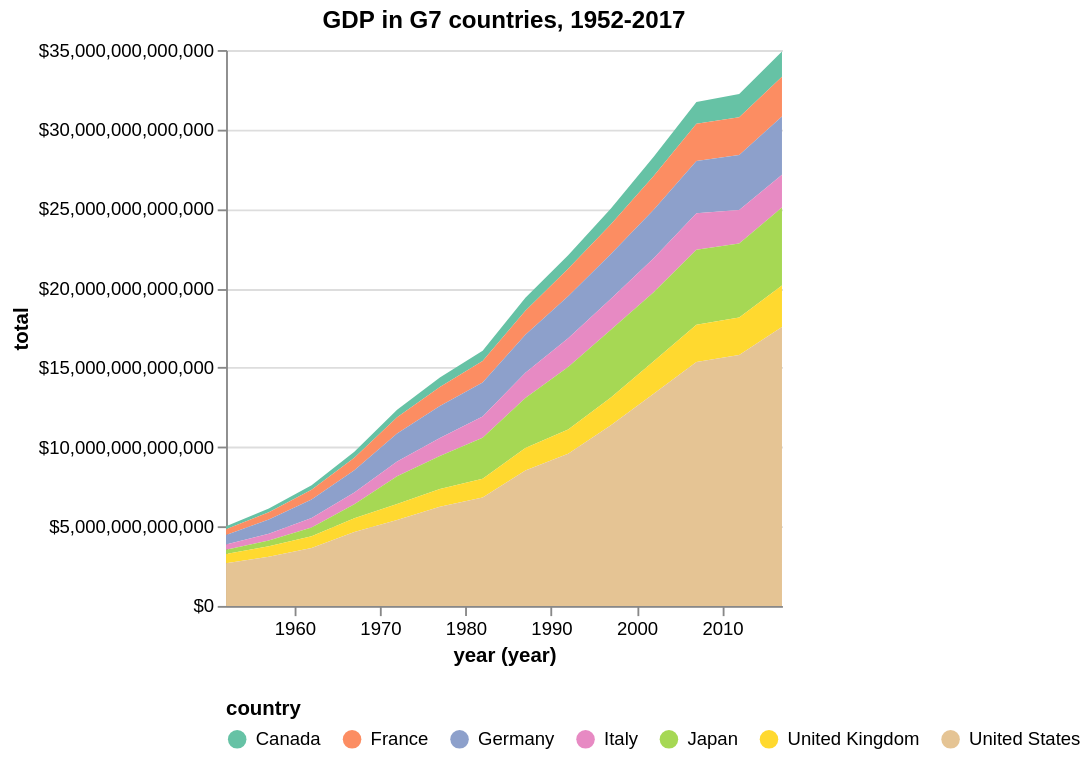

Specify this chart in Vega-Lite:
### Vega-Lite specification from a JSON file in a GitHub repository (floating-point values rounded to 4 significant figures; data arrays with more than 128 entries replaced by an {"elided": "..."} marker saying what was removed)
{"$schema": "https://vega.github.io/schema/vega-lite/v5.json", "description": "Stacked area chart", "title": {"text": "GDP in G7 countries, 1952-2017"}, "data": {"values": {"elided": "2618 records"}, "format": {"parse": {"country": "string", "year": "date"}}}, "transform": [{"filter": {"field": "country", "oneOf": ["Canada", "France", "Germany", "Italy", "Japan", "United Kingdom", "United States"]}}, {"calculate": "datum.pop*datum.gdpPercap", "as": "gdp"}, {"aggregate": [{"op": "sum", "field": "gdp", "as": "total"}], "groupby": ["year", "country"]}], "mark": "area", "encoding": {"x": {"field": "year", "type": "temporal", "timeUnit": "year", "axis": {"grid": false, "format": "%Y"}}, "y": {"field": "total", "type": "quantitative", "axis": {"format": "$,.0f"}}, "color": {"field": "country", "type": "nominal", "scale": {"scheme": "set2"}, "legend": {"orient": "bottom", "direction": "horizontal"}}, "opacity": {"value": 1}, "tooltip": [{"field": "year", "type": "temporal", "timeUnit": "year", "title": "Year"}, {"field": "country", "type": "nominal", "title": "Country"}, {"field": "total", "type": "quantitative", "title": "GDP", "format": "$,.0f"}]}, "config": {"view": {"stroke": "transparent"}}}
